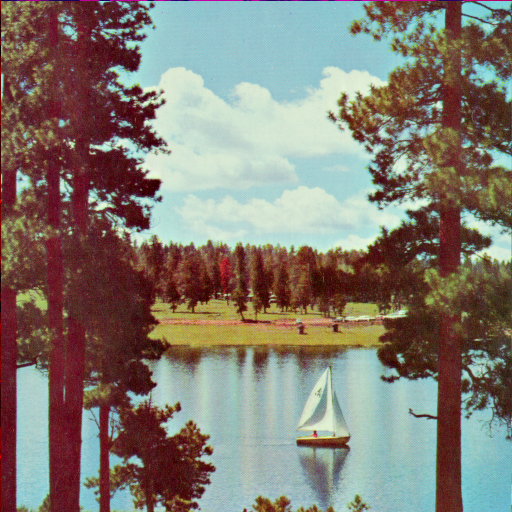
%> input picture Image/sailboat.bmp, 512 x 512 px
$ octave gth.m   (GNU Octave 9; MATLAB toolbox functions it lacks are replaced by stand-ins)
%> lines starting %> are read from the running program, lines starting %| are printed output that depends on the picture
### getThreshold.m
%% 阈值的自适应选择
function [ths,pixlens,bw] = getThreshold(I,N)
    %I是灰度图像，N是嵌入二进制的长度
    %ths是迭代的阈值，pixelens是迭代的像素值长度，bw在最终阈值下的边缘化后的二值图像
    tmax = 1;
    tmin = 0;
    bool = 0;
    ths = [];
    pixlens = [];
    while ~bool
        th = (tmax+tmin)/2;
        ths = [ths;th];
        bw = edge(I,'canny',th);
        pixels = I(bw==1);
        %当边缘提取后轮廓像素值不再随阈值的变化而变化，即轮廓像素值恒定
        if ~isempty(pixlens) && length(pixels)==pixlens(end)
%             ths = ths(1:end-1,:);
            ths = ths(1:end,:);
            pixlens = [pixlens;length(pixels)];
            break;
        end
        pixlens = [pixlens;length(pixels)];
        if length(pixels)<N
            tmax = th;
        elseif length(pixels)-N>0.001*N
            tmin = th;
        else
            bool = 1;
        end
    end
end

### gth.m
clear,clc
close all

I = rgb2gray(imread('Image/sailboat.bmp'));
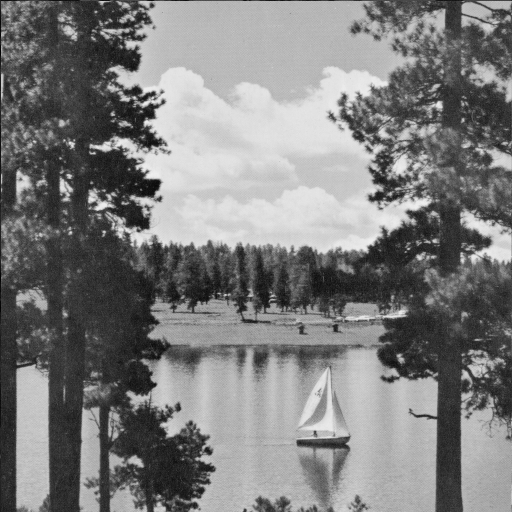
%> I: size 512x512 uint8; min 2, max 239, mean 125.2
[ths,pixlens,bw] = getThreshold(I,30000);
%> the loop in getThreshold, `while ~bool` made 12 passes
%> pass 1, in getThreshold, `bw = edge(I,'canny',th);`:
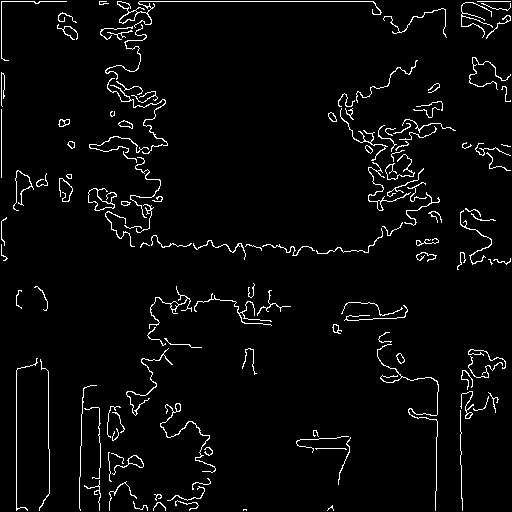
%> bw: size 512x512 logical; 3.6% white in thin lines or dots
%> pass 2, in getThreshold, `bw = edge(I,'canny',th);`:
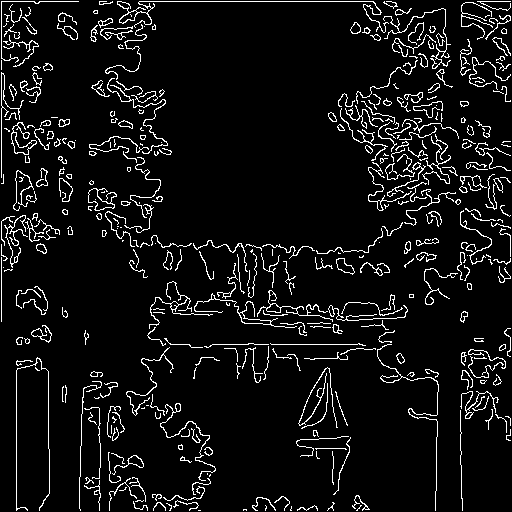
%> bw: size 512x512 logical; 7% white in thin lines or dots
%> pass 3, in getThreshold, `bw = edge(I,'canny',th);`:
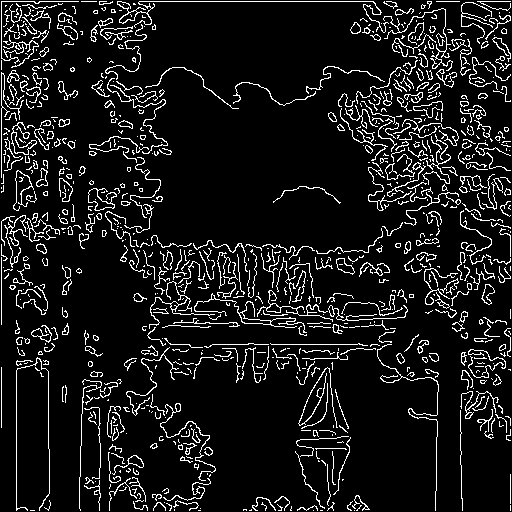
%> bw: size 512x512 logical; 9.7% white in thin lines or dots
%> after the loop in getThreshold, `while ~bool`: bool = 1; ths = [0.5; 0.25; 0.125; 0.0625; 0.0938; 0.0781; 0.0703; 0.0742; 0.0762; 0.0752; 0.0747; 0.075]; tmax = 0.0752; tmin = 0.0747
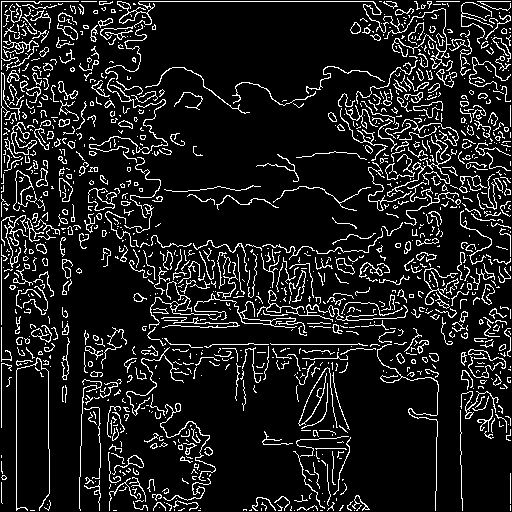
%> bw: size 512x512 logical; 11.5% white in thin lines or dots
%> pixlens = [9379; 18316; 25379; 32633; 27790; 29567; 30832; 30265; 29851; 29964; 30039; 30030]
format long g
[ths pixlens]
%> ans = [0.5 9379; 0.25 18316; 0.125 25379; 0.0625 32633; 0.0938 27790; 0.0781 29567; 0.0703 30832; 0.0742 30265; 0.0762 29851; 0.0752 29964; 0.0747 30039; 0.075 30030]

[rows,cols] = size(I);
%> rows = 512; cols = 512
pixlens(end)/(rows*cols)
%> ans = 0.115

figure
imshow(bw)

$ run again, with Image/BoatsColor.bmp copied over Image/sailboat.bmp
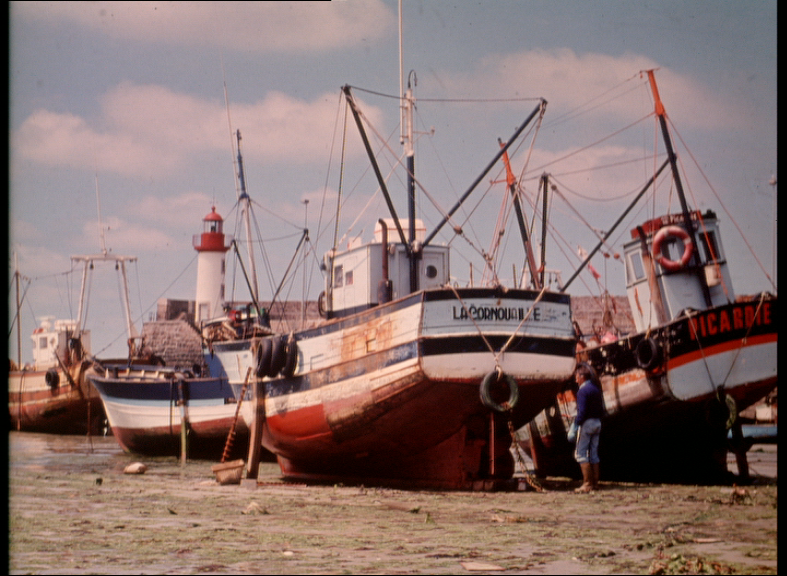
%> input picture Image/BoatsColor.bmp, 787 x 576 px
%> the loop in getThreshold, `while ~bool` made 13 passes
%> pass 1, in getThreshold, `bw = edge(I,'canny',th);`:
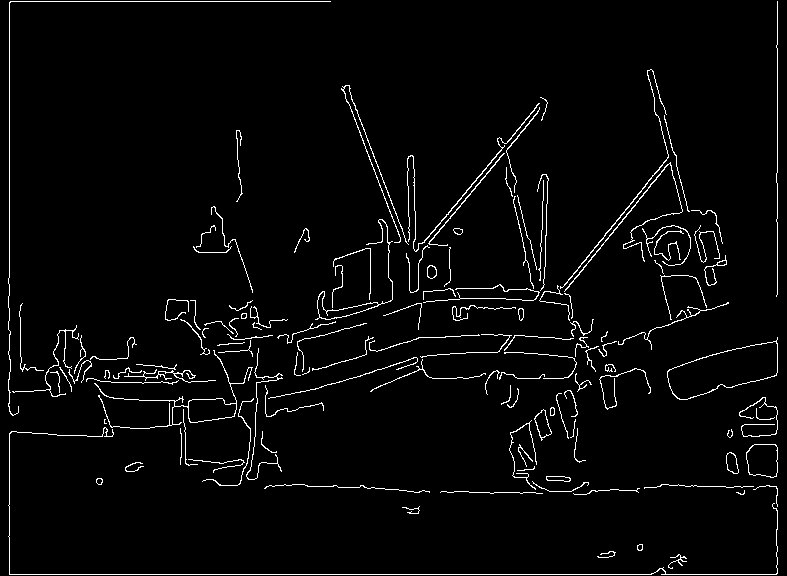
%> bw: size 576x787 logical; 3.2% white in thin lines or dots
%> after the loop in getThreshold, `while ~bool`: bool = 1; ths = [0.5; 0.25; 0.125; 0.188; 0.219; 0.203; 0.211; 0.215; 0.217; 0.216; 0.216; 0.216; 0.216]; tmax = 0.216
%> `[ths,pixlens,bw] = getThreshold(I,30000);`:
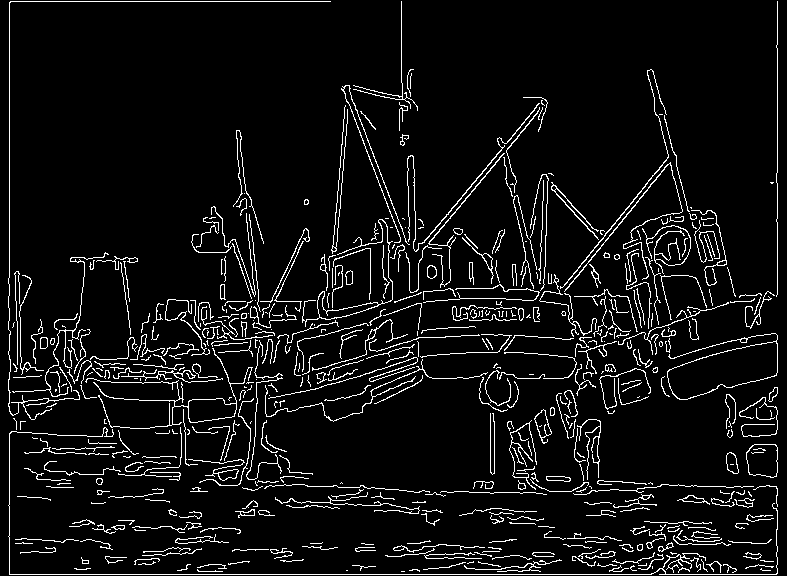
%> bw: size 576x787 logical; 6.6% white in thin lines or dots
%> `[ths,pixlens,bw] = getThreshold(I,30000);`: pixlens = [14282; 26974; 41913; 33865; 29575; 32133; 30886; 30172; 29901; 30060; 29958; 29998; 30000]
%> `[ths pixlens]`: ans = 13 rows, first 12: [0.5 14282; 0.25 26974; 0.125 41913; 0.188 33865; 0.219 29575; 0.203 32133; 0.211 30886; 0.215 30172; 0.217 29901; 0.216 30060; 0.216 29958; 0.216 29998]
%> `pixlens(end)/(rows*cols)`: ans = 0.0662

$ run again, with Image/baboon.bmp copied over Image/sailboat.bmp
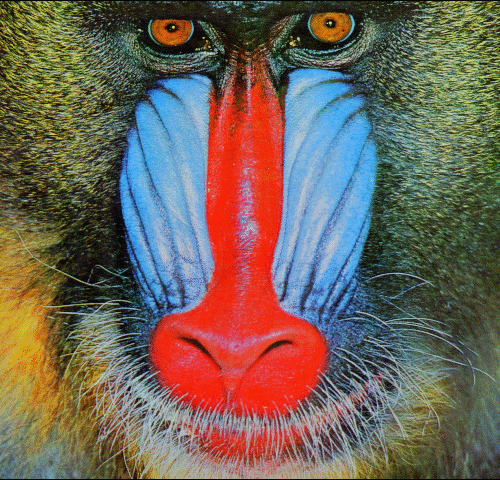
%> input picture Image/baboon.bmp, 500 x 480 px
%> the loop in getThreshold, `while ~bool` made 11 passes
%> pass 1, in getThreshold, `bw = edge(I,'canny',th);`:
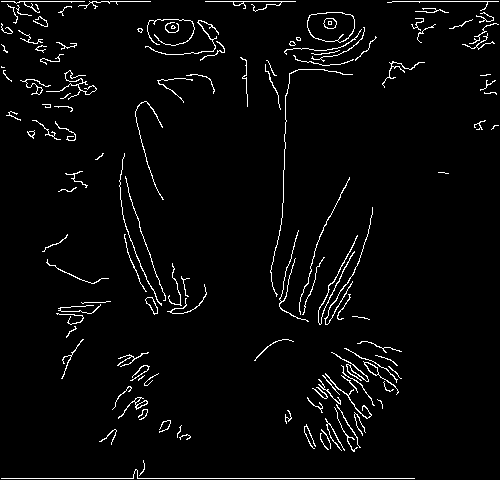
%> bw: size 480x500 logical; 3.3% white in thin lines or dots
%> after the loop in getThreshold, `while ~bool`: bool = 1; ths = [0.5; 0.25; 0.375; 0.312; 0.281; 0.297; 0.289; 0.285; 0.287; 0.286; 0.286]; tmax = 0.286; tmin = 0.285
%> `[ths,pixlens,bw] = getThreshold(I,30000);`:
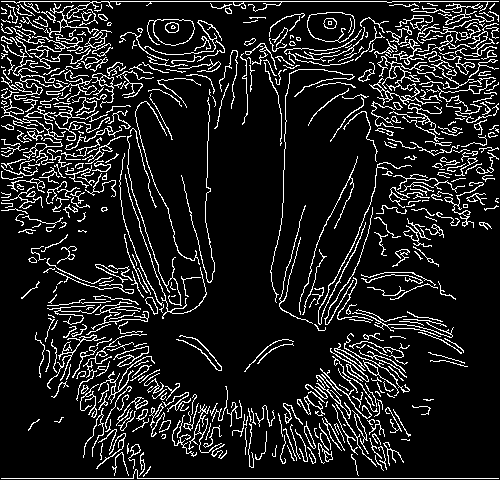
%> bw: size 480x500 logical; 12.5% white in thin lines or dots
%> `[ths,pixlens,bw] = getThreshold(I,30000);`: pixlens = [7890; 34177; 19665; 27015; 30558; 28852; 29611; 30064; 29883; 29984; 30018]
%> `[ths pixlens]`: ans = [0.5 7890; 0.25 34177; 0.375 19665; 0.312 27015; 0.281 30558; 0.297 28852; 0.289 29611; 0.285 30064; 0.287 29883; 0.286 29984; 0.286 30018]
%> `pixlens(end)/(rows*cols)`: ans = 0.125

$ run again, with Image/barbara.bmp copied over Image/sailboat.bmp
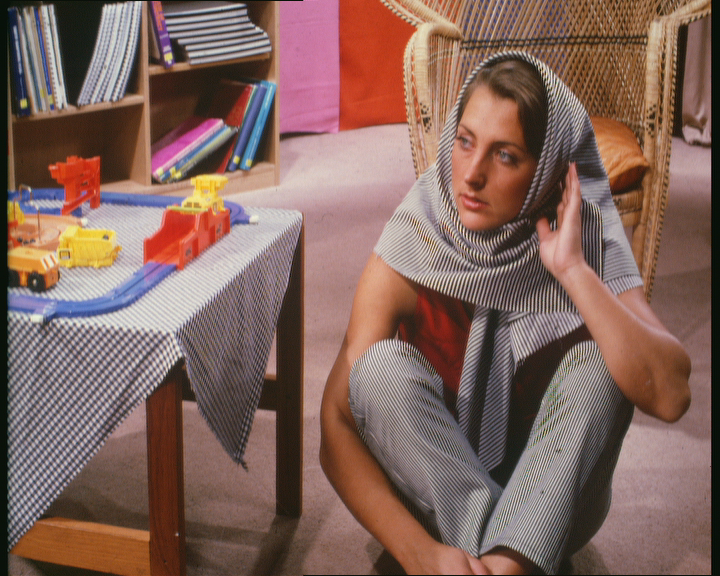
%> input picture Image/barbara.bmp, 720 x 576 px
%> `I = rgb2gray(imread('Image/sailboat.bmp'));`:
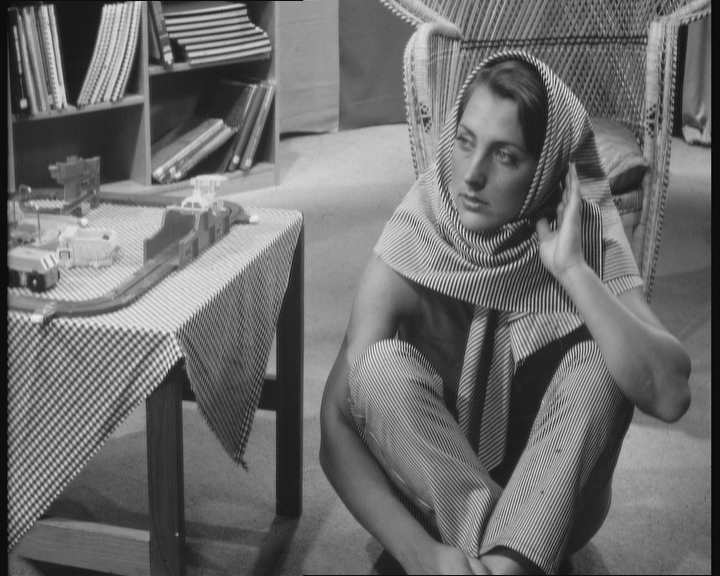
%> I: size 576x720 uint8; min 3, max 239, mean 109.1
%> after the loop in getThreshold, `while ~bool`: bool = 0; ths = [0.5; 0.25; 0.375; 0.312; 0.281; 0.266; 0.273; 0.27; 0.271; 0.271; 0.27; 0.27; 0.27; 0.27; 0.27; 0.27]; tmax = 0.27
%> `[ths,pixlens,bw] = getThreshold(I,30000);`:
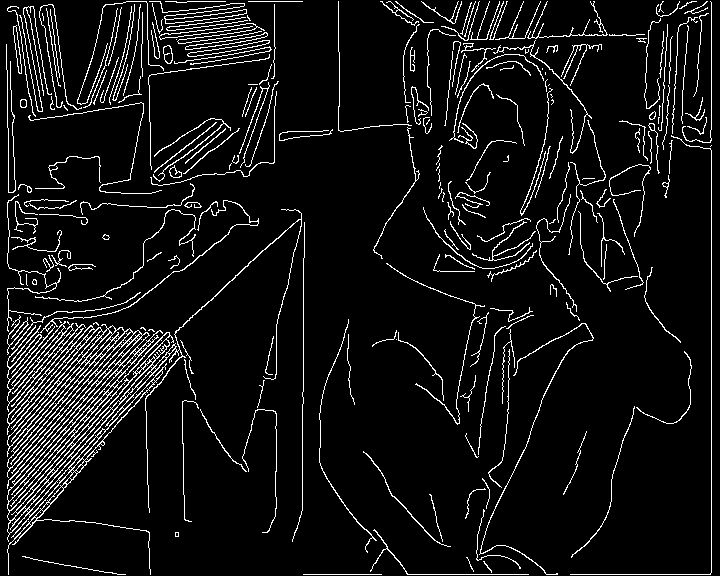
%> bw: size 576x720 logical; 7.3% white in thin lines or dots
%> `[ths,pixlens,bw] = getThreshold(I,30000);`: pixlens = [12428; 31159; 22580; 26788; 28988; 30196; 29610; 30094; 29735; 29829; 30083; 29968; 30081; 29968; 30081; 30081]
%> `[ths pixlens]`: ans = 16 rows, first 12: [0.5 12428; 0.25 31159; 0.375 22580; 0.312 26788; 0.281 28988; 0.266 30196; 0.273 29610; 0.27 30094; 0.271 29735; 0.271 29829; 0.27 30083; 0.27 29968]
%> `pixlens(end)/(rows*cols)`: ans = 0.0725
